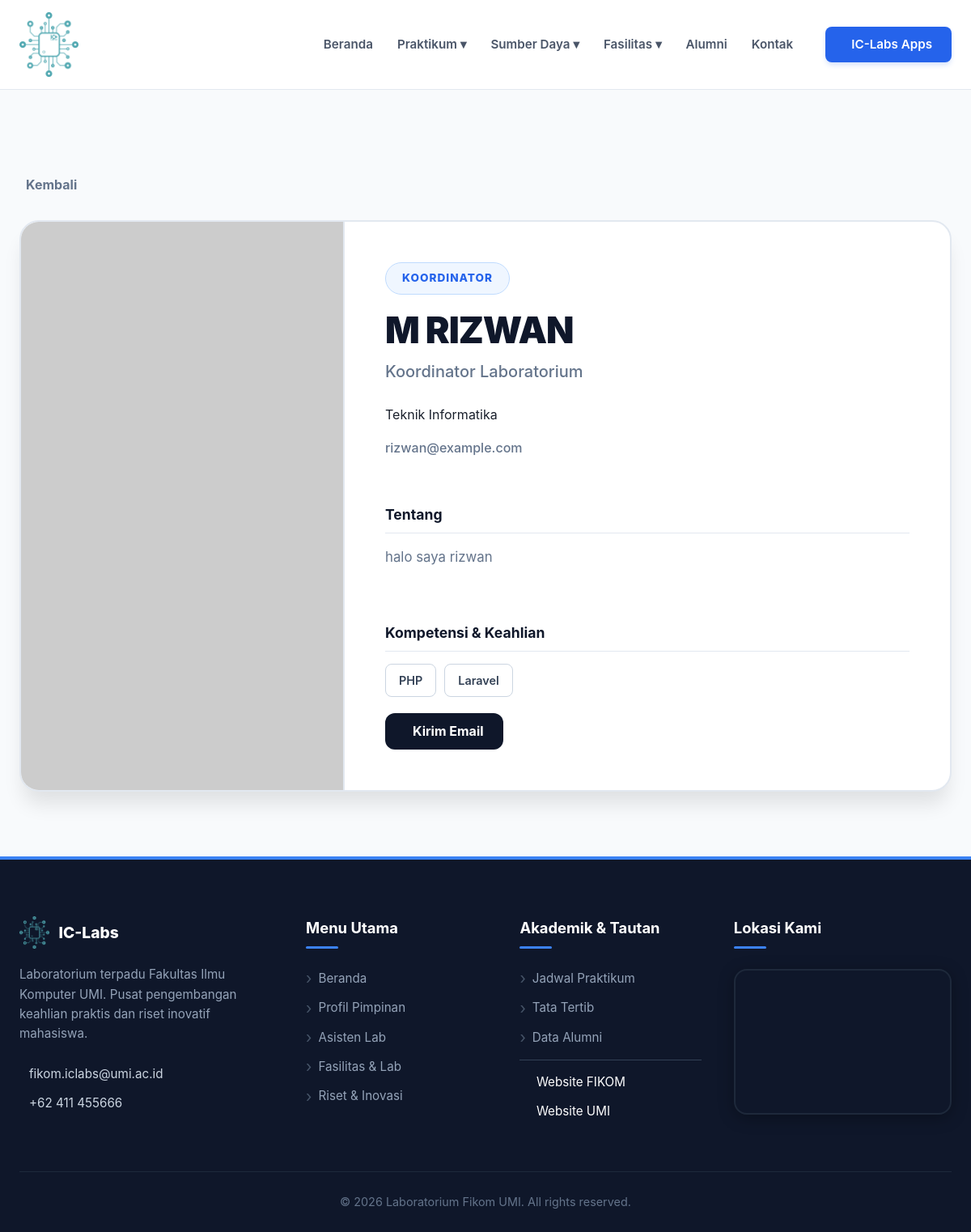
Before: /public/index.php?page=detail-asisten&id=9&type=asisten with the older database file.
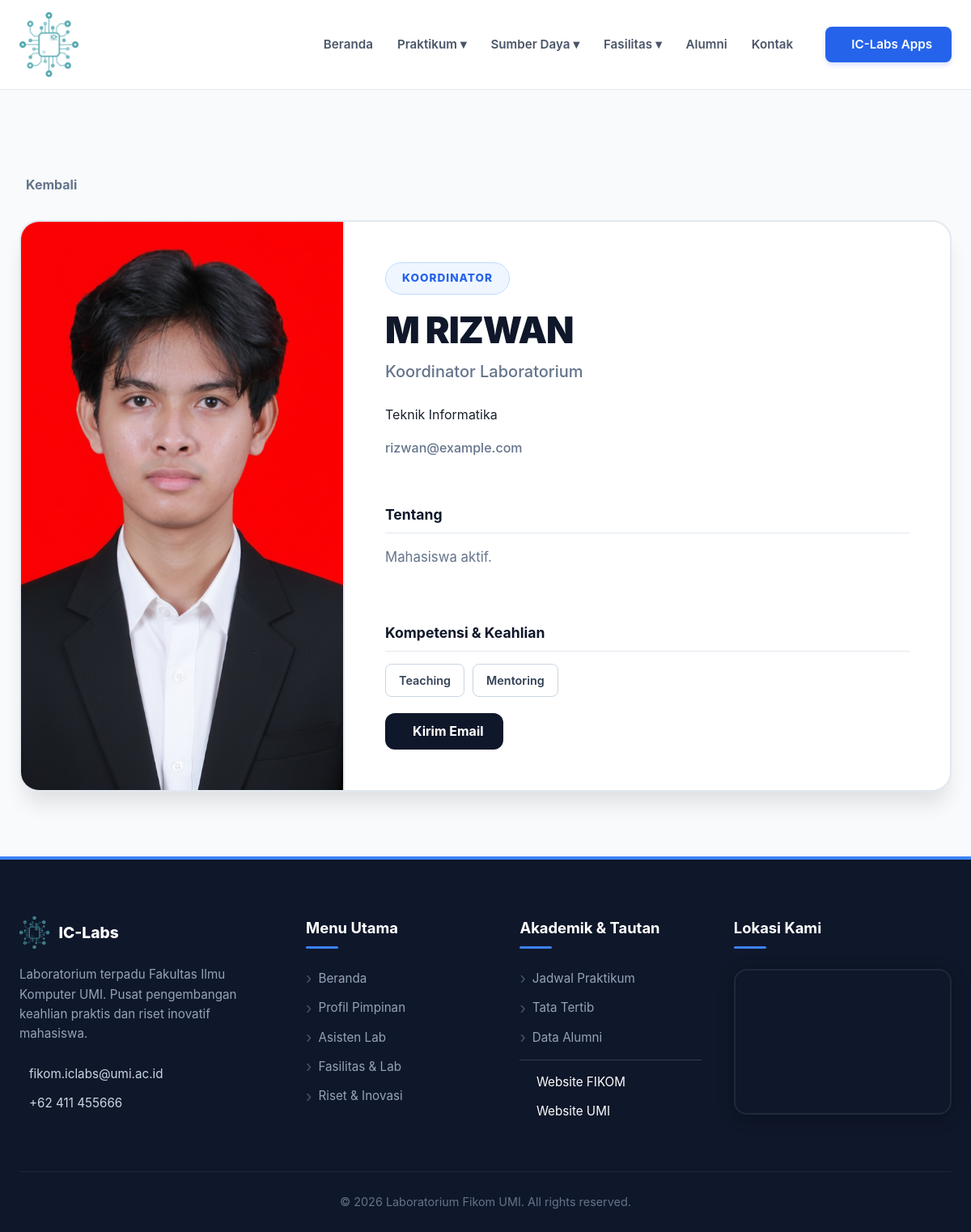
After: the same page with the newer database file.
### tables this page shows
CREATE TABLE `asisten` (
  `idAsisten` int(11) NOT NULL,
  `nama` varchar(100) NOT NULL,
  `jurusan` varchar(100) DEFAULT NULL,
  `bio` text DEFAULT NULL,
  `email` varchar(100) DEFAULT NULL,
  `foto` varchar(255) DEFAULT NULL,
  `statusAktif` varchar(20) DEFAULT 'Asisten',
  `isKoordinator` tinyint(1) DEFAULT 0,
  `urutanTampilan` int(11) DEFAULT 0
);

### app/controllers/AsistenController.php (called while the page is built, shortened)
<?php
class AsistenController extends Controller {
    public function detail($params = []) {
        $id = $params['id'] ?? null;
        $this->view('sumberdaya/detail-asisten', ['id' => $id]);
    }
}

### app/views/sumberdaya/detail-asisten.php (the view, shortened to what the rows shown need)
<?php
global $pdo;
$id = 0;
if (isset($data['id'])) {
    $id = $data['id'];
}
elseif (isset($_GET['id'])) {
    $id = $_GET['id'];
}
$type = $_GET['type'] ?? 'asisten';
$dataDetail = null;
$backLink = 'index.php?page=asisten';
try {
    if ($type === 'manajemen') {
        $stmt = $pdo->prepare("SELECT * FROM manajemen WHERE idManajemen = ?");
        $stmt->execute([$id]);
        $row = $stmt->fetch(PDO::FETCH_ASSOC);
        $backLink = PUBLIC_URL . '/kepala';
        if ($row) {
            $isKepala = stripos(($row['jabatan'] ?? ''), 'Kepala') !== false;
            $badgeStyle = $isKepala
                ? 'background: #eff6ff; color: #2563eb; border: 1px solid #bfdbfe;'
                : 'background: #f1f5f9; color: #64748b; border: 1px solid #e2e8f0;';
            $dataDetail = [
                'nama'      => $row['nama'] ?? 'Tanpa Nama',
                'jabatan'   => $row['jabatan'] ?? '-',
                'kategori'  => $isKepala ? 'Pimpinan' : 'Staff Laboratorium',
                'sub_info'  => !empty($row['nidn']) ? 'NIDN: ' . $row['nidn'] : 'Fakultas Ilmu Komputer',
                'sub_icon'  => 'ri-id-card-line',
                'foto'      => $row['foto'] ?? '',
                'email'     => $row['email'] ?? '-',
                'bio'       => !empty($row['bio']) ? $row['bio'] : "Staff/Pimpinan aktif.",
                'skills'    => ['Management', 'Administration', 'Laboratory'],
                'badge_style' => $badgeStyle
            ];
        }
    } else {
        $stmt = $pdo->prepare("SELECT * FROM asisten WHERE idAsisten = ?");
        $stmt->execute([$id]);
        $row = $stmt->fetch(PDO::FETCH_ASSOC);
        $backLink = PUBLIC_URL . '/asisten';
        if ($row) {
            $statusAktif = $row['statusAktif'] ?? '';
            $isCA = ($statusAktif === 'CA' || $statusAktif === 'Calon Asisten');
            $isCoord = isset($row['isKoordinator']) && $row['isKoordinator'] == 1;
            $jabatan = 'Asisten Praktikum';
            $kategori = 'Asisten Laboratorium';
            $badgeStyle = 'background: #e0f2fe; color: #0369a1; border: 1px solid #bae6fd;';
            if ($isCoord) {
                $jabatan = 'Koordinator Laboratorium';
                $kategori = 'Koordinator';
                $badgeStyle = 'background: #eff6ff; color: #2563eb; border: 1px solid #bfdbfe;';
            } elseif ($isCA) {
                $jabatan = 'Calon Asisten (CA)';
                $kategori = 'Calon Asisten';
                $badgeStyle = 'background: #fffbeb; color: #d97706; border: 1px solid #fcd34d;';
            }
            $skills = [];
            if (!empty($row['skills'])) {
                $decoded = json_decode($row['skills'], true);
                $skills = (json_last_error() === JSON_ERROR_NONE && is_array($decoded)) ? $decoded : array_map('trim', explode(',', $row['skills']));
            } else {
                $skills = ['Teaching', 'Mentoring'];
            }
            $dataDetail = [
                'nama'      => $row['nama'] ?? 'Tanpa Nama',
                'jabatan'   => $jabatan,
                'kategori'  => $kategori,
                'sub_info'  => $row['jurusan'] ?? 'Teknik Informatika',
                'sub_icon'  => 'ri-graduation-cap-line',
                'foto'      => $row['foto'] ?? '',
                'email'     => $row['email'] ?? '-',
                'bio'       => !empty($row['bio']) ? $row['bio'] : "Mahasiswa aktif.",
                'skills'    => $skills,
                'badge_style' => $badgeStyle
            ];
        }
    }
} catch (PDOException $e) {}
function getDetailPhoto($name, $fotoName, $type) {
    $namaEnc = urlencode($name);
    $imgUrl = "https://ui-avatars.com/api/?name={$namaEnc}&background=f1f5f9&color=64748b&size=512&font-size=0.35&bold=true";
    if (!empty($fotoName) && strpos($fotoName, 'ui-avatars') === false) {
        if (strpos($fotoName, 'http') === 0) {
            $imgUrl = $fotoName;
        } else {
            $folder = ($type === 'manajemen') ? 'manajemen' : 'asisten';
            $altFolder = ($type === 'manajemen') ? 'asisten' : 'manajemen';
            if (file_exists(ROOT_PROJECT . "/public/assets/uploads/" . $fotoName)) {
                $imgUrl = ASSETS_URL . "/assets/uploads/" . $fotoName;
            } elseif (file_exists(ROOT_PROJECT . "/public/images/{$folder}/" . $fotoName)) {
                $imgUrl = ASSETS_URL . "/images/{$folder}/" . $fotoName;
            } elseif (file_exists(ROOT_PROJECT . "/public/images/{$altFolder}/" . $fotoName)) {
                $imgUrl = ASSETS_URL . "/images/{$altFolder}/" . $fotoName;
            }
        }
    }
    return $imgUrl;
}
?>
<section class="sumberdaya-section" style="padding-top: 100px !important; padding-bottom: 80px;">
    <div class="container">
        <?php if ($dataDetail) : ?>
            <div class="detail-nav">
                <a href="<?= $backLink ?>" class="btn-back">
                    <i class="ri-arrow-left-line"></i> Kembali
                </a>
            </div>
            <div class="profile-wrapper">
                <div class="profile-image">
                    <img src="<?= getDetailPhoto($dataDetail['nama'], $dataDetail['foto'], $type) ?>"
                         alt="<?= htmlspecialchars($dataDetail['nama']) ?>">
                </div>
                <div class="profile-content">
                    <span style="
                        display: inline-block !important;
                        width: fit-content !important;
                        align-self: flex-start !important;
                        padding: 8px 20px;
                        border-radius: 50px;
                        font-size: 0.85rem;
                        font-weight: 800;
                        text-transform: uppercase;
                        letter-spacing: 1px;
                        margin-bottom: 20px;
                        <?= $dataDetail['badge_style'] ?>
                    ">
                        <?= htmlspecialchars($dataDetail['kategori']); ?>
                    </span>
                    <h1 class="profile-name">
                        <?= htmlspecialchars($dataDetail['nama']); ?>
                    </h1>
                    <span class="profile-role">
                        <?= htmlspecialchars($dataDetail['jabatan']); ?>
                    </span>
                    <div class="specialization-box">
                        <div class="member-specialization">
                            <?= htmlspecialchars($dataDetail['sub_info']); ?>
                        </div>
                        <?php if($dataDetail['email'] !== '-'): ?>
                            <div class="member-specialization" style="margin-top: 8px; color: #64748b; font-weight: 500;">
                                <?= htmlspecialchars($dataDetail['email']); ?>
                            </div>
                        <?php endif; ?>
                    </div>
                    <h4 class="section-title" style="margin-top: 30px;">Tentang</h4>
                    <p class="profile-bio"><?= nl2br(htmlspecialchars($dataDetail['bio'])); ?></p>
                    <h4 class="section-title mt-30">Kompetensi & Keahlian</h4>
                    <div class="skills-container">
                        <?php if(!empty($dataDetail['skills'])): ?>
                            <?php foreach($dataDetail['skills'] as $skill): ?>
                                <span class="skill-tag"><?= htmlspecialchars($skill); ?></span>
                            <?php endforeach; ?>
                        <?php else: ?>
                            <span class="skill-tag">-</span>
                        <?php endif; ?>
                    </div>
                    <div class="contact-wrapper">
                        <?php if($dataDetail['email'] !== '-'): ?>
                            <a href="mailto:<?= htmlspecialchars($dataDetail['email']); ?>" class="btn-contact">
                                <i class="ri-mail-send-line"></i> Kirim Email
                            </a>
                        <?php else: ?>
                            <button class="btn-contact btn-disabled" disabled style="opacity: 0.6; cursor: not-allowed;">
                                <i class="ri-mail-forbid-line"></i> Email Tidak Tersedia
                            </button>
                        <?php endif; ?>
                    </div>
                </div>
            </div>
        <?php endif; ?>
    </div>
</section>

Changed rows visible on the page:
changed asisten "M RIZWAN": nama+foto: picture added; bio "halo saya rizwan" → (not shown)
Other visible differences:
$dataDetail['bio']: (not shown) → "Mahasiswa aktif."
new list line: "Teaching"
new list line: "Mentoring"
list line gone: "PHP"
list line gone: "Laravel"
